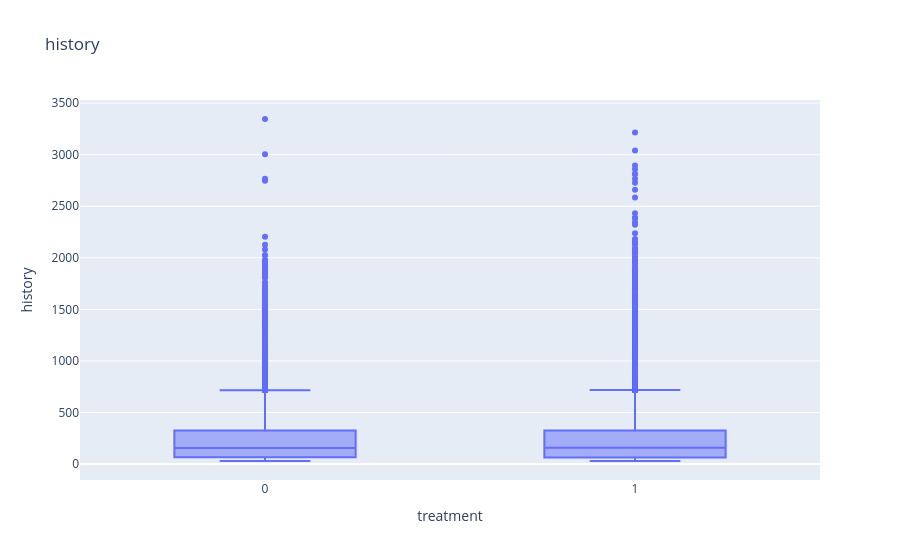
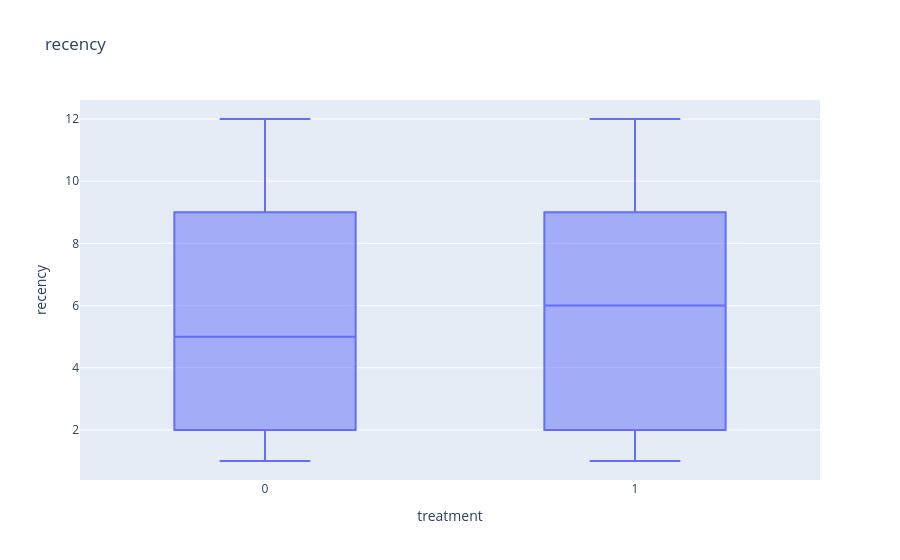

Notebook code cell kept with these figures, in order:
### Code cell
features = [
    "history",
    "recency",
    "mens",
    "womens"
]

for feature in features:
    fig = px.box(
        df,
        x="treatment",
        y=feature,
        title=feature
    )
    fig.show()

### Figure 1 — Plotly figure (JSON) as saved in the notebook; plotly's stock layout.template omitted (floating-point values rounded to 4 significant figures; data arrays with more than 128 entries replaced by an {"elided": "..."} marker saying what was removed)
{"data": [{"alignmentgroup": "True", "hovertemplate": "treatment=%{x}<br>history=%{y}<extra></extra>", "legendgroup": "", "marker": {"color": "#636efa"}, "name": "", "notched": false, "offsetgroup": "", "orientation": "v", "showlegend": false, "type": "box", "x": {"elided": "64000 int values"}, "x0": " ", "xaxis": "x", "y": {"elided": "64000 float values"}, "y0": " ", "yaxis": "y"}], "layout": {"boxmode": "group", "legend": {"tracegroupgap": 0}, "title": {"text": "history"}, "xaxis": {"anchor": "y", "domain": [0, 1], "title": {"text": "treatment"}}, "yaxis": {"anchor": "x", "domain": [0, 1], "title": {"text": "history"}}}}

### Figure 2 — Plotly figure (JSON) as saved in the notebook; plotly's stock layout.template omitted (floating-point values rounded to 4 significant figures; data arrays with more than 128 entries replaced by an {"elided": "..."} marker saying what was removed)
{"data": [{"alignmentgroup": "True", "hovertemplate": "treatment=%{x}<br>recency=%{y}<extra></extra>", "legendgroup": "", "marker": {"color": "#636efa"}, "name": "", "notched": false, "offsetgroup": "", "orientation": "v", "showlegend": false, "type": "box", "x": {"elided": "64000 int values"}, "x0": " ", "xaxis": "x", "y": {"elided": "64000 int values"}, "y0": " ", "yaxis": "y"}], "layout": {"boxmode": "group", "legend": {"tracegroupgap": 0}, "title": {"text": "recency"}, "xaxis": {"anchor": "y", "domain": [0, 1], "title": {"text": "treatment"}}, "yaxis": {"anchor": "x", "domain": [0, 1], "title": {"text": "recency"}}}}
